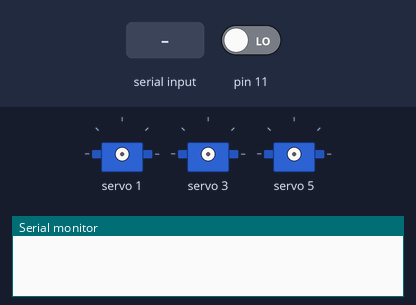
Bench run of a sketch on a simulated Arduino Uno, built with avr-gcc and run on an emulated ATmega328P. Parts: 3 × servo, the last lines printed to the serial monitor. Inputs (shaded band) come from the test bench; at power-on: pin 11 LOW.

Above: at 1.2 s.
1.3 s: "snoring\n" received over Serial
At 7.19 s:
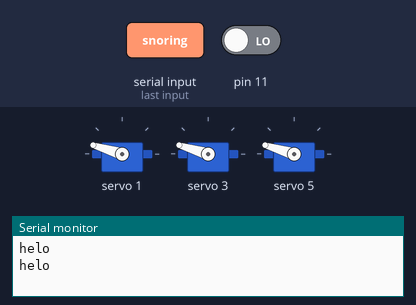
7.3 s: "surprise\n" received over Serial
At 11.5 s:
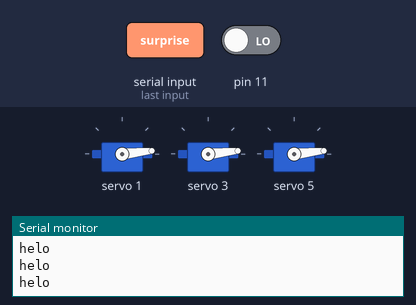
Timing chart, 0 to 13.0 s (numbered marks = the images above; inputs shaded):
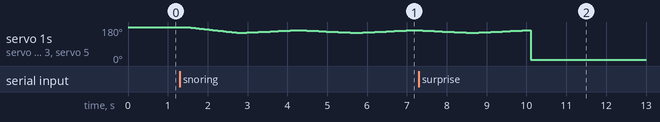

The sketch:

main20191012.ino
```cpp
#include "dht11Handler.h"
#include "tiltHandler.h"
#include "motion.h"

void setup() {
  // put your setup code here, to run once:
  Serial.begin(9600);
  dht11_setting();
  tilt_setting();
}

int motion_num = 0;

void loop() {
  if(Serial.available()) {
    String inString = Serial.readStringUntil('\n');

    if(inString.equals("tilt")) {
      Serial.println(get_tiltVal());
    }
    else if(inString.equals("temp")) {
      Serial.println(get_temperature());
    }
    else if(inString.equals("humi")) {
      Serial.println(get_humidity());
    }
    else if(inString.equals("snoring")) {
      motion_num = 1;
    }
    else if(inString.equals("surprise")) {
      motion_num = 2;
    }
    else {
      Serial.println("-2");
    }
  }

  motion(motion_num);

  get_tiltVal();
}
```

dht11Handler.h
```cpp
#include "DHT.h"

#define DHTPIN 10
#define DHTTYPE DHT11

DHT dht(DHTPIN, DHTTYPE);

void dht11_setting() {
  //Serial.begin(9600);
  dht.begin();
}

int get_humidity() {
  float humidity = dht.readHumidity();
  float temperature = dht.readTemperature();

  if (isnan(humidity)) {
    return -1;
  }

  return (int)humidity;
}

int get_temperature() {
  float humidity = dht.readHumidity();
  float temperature = dht.readTemperature();

  if (isnan(temperature) ) {
    return -1;
  }

  return (int)temperature;
}
```

motion.h
```cpp
#include "servoData.h"

void motion(int i) {
  if(i == 1) {
    snoring();
  }
  else if(i == 2) {
    surprise();
  }
}
```

servoData.h
```cpp
#include "servoPWM1.h"

void snoring() { //코골기
  set_smoothServo(3, 1, 145, 1500,
                    3, 145, 1500,
                    5, 145, 1500);
  set_smoothServo(3, 1, 160, 1500,
                    3, 160, 1500,
                    5, 160, 1500);

  Serial.println("helo");
}

void surprise() { //깜짝
  set_smoothServo(3, 1, 180, 0,
                    3, 180, 0,
                    5, 180, 0);
}
```

servoPWM.h
```cpp
#include <Wire.h>
#include <Adafruit_PWMServoDriver.h>

Adafruit_PWMServoDriver pwm = Adafruit_PWMServoDriver();

#define SERVOMIN  150 // this is the 'minimum' pulse length count (out of 4096)
#define SERVOMAX  600 // this is the 'maximum' pulse length count (out of 4096)

static float servo_angle[7] = { 180, 180, 0, 180, 180, 180, 0 };

int min_angle[7] = { 0, 150, 0, 150, 0, 150, 0};
int max_angle[7] = {180, 180, 180, 180, 180, 180, 180,};

int getservo_angle(int pin) {
  return servo_angle[pin];
}

int getmin_angle(int pin) {
  return min_angle[pin];
}

int getmax_angle(int pin) {
  return max_angle[pin];
}

void setServoPulse(uint8_t n, double pulse) {
  double pulselength;

  pulselength = 1000000;   // 1,000,000 us per second
  pulselength /= 60;   // 60 Hz
  Serial.print(pulselength); Serial.println(" us per period");
  pulselength /= 4096;  // 12 bits of resolution
  Serial.print(pulselength); Serial.println(" us per bit");
  pulse *= 1000000;  // convert to us
  pulse /= pulselength;
  Serial.println(pulse);
  pwm.setPWM(n, 0, pulse);
}

void setAngle(int pin, float angle) {
  //Serial.print("angle "); Serial.println(angle);
  servo_angle[pin] = angle;
  angle = map(servo_angle[pin], 0, 180, 150, 600);
  pwm.setPWM(pin, 0, angle);

  //Serial.print("setAngle ");Serial.print(pin);Serial.print(" ");Serial.print(servo_angle[pin]);Serial.println();
}

void setAngle_delay(int pin, int angle, int timer) {
  int end_angle = abs( angle - servo_angle[pin] );
  timer /= end_angle;
  //Serial.print("servo_angle ");
  //Serial.println(servo_angle[pin]);
  //Serial.print("end_angle ");
  //Serial.println(end_angle);
  //Serial.print("timer ");
  //Serial.println(timer);

  int num = angle - servo_angle[pin];
  int flag = -1;

  if(num > 0)
    flag = 1;

  for(int i = 0; i < end_angle; i++) {
    servo_angle[pin] += flag;
    //Serial.println(servo_angle[pin]);
    setAngle(pin, servo_angle[pin]);
    delay(timer);
  }
}

void addAngle(int pin, int angle) {

  angle += servo_angle[pin];
  Serial.println(servo_angle[pin]);

  if(angle >= 0 && angle <= 180)
    setAngle(pin, angle);
}

void addAngle_delay(int pin, int angle, int timer) {

  angle += servo_angle[pin];
  Serial.println(servo_angle[pin]);

  if(angle >= min_angle[pin] && angle <= max_angle[pin])
    setAngle_delay(pin, angle, timer);
}

void servoSetting() {
  pwm.begin();

  pwm.setPWMFreq(60);  // Analog servos run at ~60 Hz updates
  delay(10);

  for(int i = 0; i < 7; i++) {
    setAngle(i, servo_angle[i]);
  }
}
```

servoPWM1.h
```cpp
#include "servoPWM.h"

struct Servo {
  int pin;
  int angle;
  int duration;
};

void set_smoothServo(int args, ...) {
  Servo servo[args];

  va_list ap;
  va_start(ap, args * 3);
  for (int i = 0; i < args; i++)
  {
    for(int l = 0; l < 3; l++) {
      int num = va_arg(ap, int);

      if(l == 0)
        servo[i].pin = num;
      else if(l == 1)
        servo[i].angle = num;
      else if(l == 2)
        servo[i].duration = num;

      //Serial.print(num);
      //Serial.print(" ");
    }
    //Serial.print(servo[i].pin);Serial.print(" "); Serial.print(servo[i].angle);Serial.print(" ");Serial.print(servo[i].duration);Serial.println();
  }
  va_end(ap);

  int systime = millis();

  while(true) {
    int now = millis() - systime;

    int flag = 0;
    for(int i = 0; i < args; i++) {
      int pin = servo[i].pin;
      float angle = servo[i].angle;
      int duration = servo[i].duration;

      float increase_angle = (float)( servo[i].angle - servo_angle[pin] ) / duration;

      if(increase_angle > 0) {
        if((int)angle <= (int)(servo_angle[pin] + increase_angle * now)) {
          servo_angle[pin] = angle;
          int num = map(servo_angle[pin], 0, 180, 150, 600);
          pwm.setPWM(pin, 0, num);
          flag++;
          continue;
        }
      } else {
        if((int)angle >= (int)(servo_angle[pin] + increase_angle * now)) {
          servo_angle[pin] = angle;
          int num = map(servo_angle[pin], 0, 180, 150, 600);
          pwm.setPWM(pin, 0, num);
          flag++;
          continue;
        }
      }
      int num = servo_angle[pin] + increase_angle * now;
      num = map(num, 0, 180, 150, 600);
      pwm.setPWM(pin, 0, num);
    }

    if(flag >= args) {
      for(int i = 0; i < args; i++) {
        int pin = servo[i].pin;
        float angle = servo[i].angle;
        servo_angle[pin] = angle;
        int num = map(servo_angle[pin], 0, 180, 150, 600);
        pwm.setPWM(pin, 0, num);
      }
      break;
    }
  }
}

void ex_printNumbers(int args, ...) {
  va_list ap;    // 가변 인자 목록 포인터

  va_start(ap, args);    // 가변 인자 목록 포인터 설정
  for (int i = 0; i < args; i++)    // 가변 인자 개수만큼 반복
  {
      int num = va_arg(ap, int);    // int 크기만큼 가변 인자 목록 포인터에서 값을 가져옴
                                      // ap를 int 크기만큼 순방향으로 이동
      Serial.print(num);           // 가변 인자 값 출력
  }
  va_end(ap);    // 가변 인자 목록 포인터를 NULL로 초기화

  Serial.println("\n");    // 줄바꿈
}
```

tiltHandler.h
```cpp
void tilt_setting() {
  pinMode(11, INPUT);
  //Serial.begin(9600);
}

int timer = 0;
boolean flag = true;

boolean get_tiltVal() {
  int tilt = digitalRead(11);
  int system_time = millis();
  int total_time = system_time - timer;

  if(flag == true && tilt > 0) {
    flag = false;
    timer = millis();
  }

  int second = 3000;

  if(total_time >= second && flag == false) {
    flag = true;
  }

  return flag;
}
```
